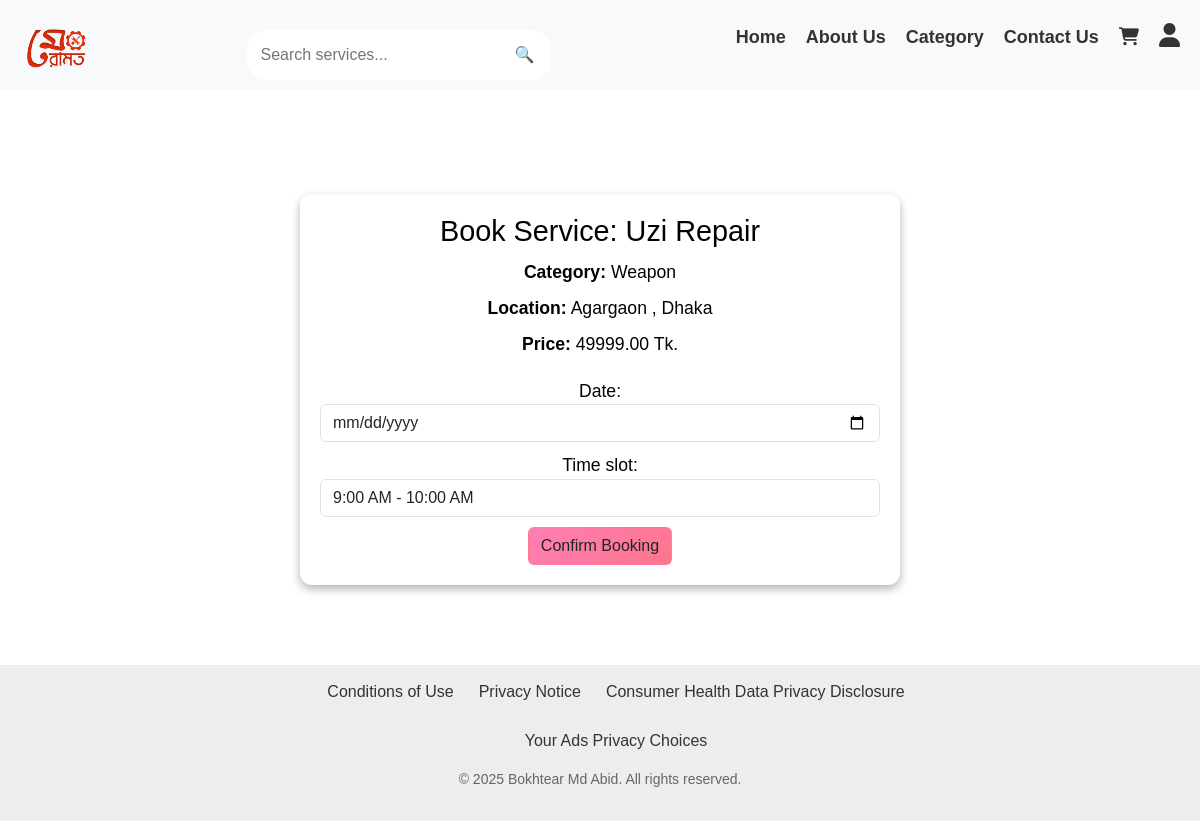
Page /book/2/ (signed in) on the committed database.
### meramotapp/models.py (models this page shows, shortened)
class Service(models.Model):
    seller = models.ForeignKey(settings.AUTH_USER_MODEL, on_delete=models.CASCADE, limit_choices_to={'is_seller': True})
    category = models.ForeignKey('Category', on_delete=models.CASCADE)
    title = models.CharField(max_length=255)
    description = models.TextField()
    price = models.DecimalField(max_digits=10, decimal_places=2)
    image = models.ImageField(upload_to='service_images', null=True, blank=True)
    location = models.CharField(max_length=255, null=True, blank=True)
    rating = models.FloatField(default=0.0)
    created_at = models.DateTimeField(auto_now_add=True)

class Category(models.Model):
    name = models.CharField(max_length=100, unique=True)
    image = models.ImageField(upload_to='category_images', null=True, blank=True)
    slug = models.SlugField(unique=True)

### meramotapp/views.py (the view)
# urls.py: path('book/<int:service_id>/', views.book_service, name='book_service'),
@login_required
def book_service(request, service_id):
    service = get_object_or_404(Service, id=service_id)
    if request.user.is_seller:
            return redirect("home")
    if request.method == "POST":
        form = BookingForm(request.POST)
        if form.is_valid():
            booking = form.save(commit=False)
            booking.user = request.user
            booking.service = service
            booking.save()
            return redirect('booking_success' ,booking_id=booking.id)
    else:
        form = BookingForm()
    return render(request, 'booking.html', {'service': service, 'form': form})

### meramotapp/forms.py
class BookingForm(forms.ModelForm):
    class Meta:
        model = Booking
        fields = ['date', 'time_slot']
        widgets = {
            'date': forms.DateInput(attrs={'type': 'date', 'class': 'form-control'}),
            'time_slot': forms.Select(choices=[
                ("9:00 AM - 10:00 AM", "9:00 AM - 10:00 AM"),
                ("10:00 AM - 11:00 AM", "10:00 AM - 11:00 AM"),
                ("11:00 AM - 12:00 PM", "11:00 AM - 12:00 PM"),
                ("2:00 PM - 3:00 PM", "2:00 PM - 3:00 PM"),
                ("3:00 PM - 4:00 PM", "3:00 PM - 4:00 PM"),
                ("4:00 PM - 5:00 PM", "4:00 PM - 5:00 PM"),
            ], attrs={'class': 'form-control'}),
        }

### templates/booking.html (shortened to what this page needs)
{% extends "base.html" %}
{% load static %}
{% block extra_css %}
<link rel="stylesheet" href="{% static 'css/style_booking.css' %}">
{% endblock %}
{% block content %}
    <div class="booking-container">
        <h1>Book Service: {{ service.title }}</h1>
        <p><strong>Category:</strong> {{ service.category.name }}</p>
        <p><strong>Location:</strong> {{ service.location }}</p>
        <p><strong>Price:</strong> {{ service.price }} Tk.</p>
        <form method="post">
            {{ form.as_p }}
            <button type="submit" class="btn">Confirm Booking</button>
        </form>
    </div>
{% endblock %}

### static/css/style_booking.css (style rules this page uses)
.booking-container { max-width: 600px; margin: 80px auto; padding: 20px; background: rgba(255, 255, 255, 0.1); backdrop-filter: blur(10px); border-radius: 12px; box-shadow: 0 4px 10px rgba(0, 0, 0, 0.3); text-align: center; color: #040101; }
.booking-container h1 { font-size: 1.8em; margin-bottom: 10px; }
.booking-container p { font-size: 1.1em; margin-bottom: 10px; }
form { margin-top: 20px; }
form p { font-size: 1.1em; }
.btn { display: inline-block; padding: 12px 20px; background: linear-gradient(135deg, #ff7eb3, #ff758c); color: white; font-size: 1.1em; font-weight: bold; text-decoration: none; border-radius: 6px; transition: all 0.3s ease-in-out; cursor: pointer; }

### templates/navbar.html (style rules this page uses)
* { text-decoration: none; margin: 0; padding: 0; box-sizing: border-box; }

### templates/footer.html (style rules this page uses)
* { margin: 0; padding: 0; text-decoration: none; box-sizing: border-box; }
html, body { height: 100%; display: flex; flex-direction: column; font-family: 'Trebuchet MS', 'Lucida Sans Unicode', 'Lucida Grande', 'Lucida Sans', Arial, sans-serif; }

### rows in the picture
Service: title "Uzi Repair", category.name "Weapon", location "Agargaon , Dhaka", price "49999.00"
